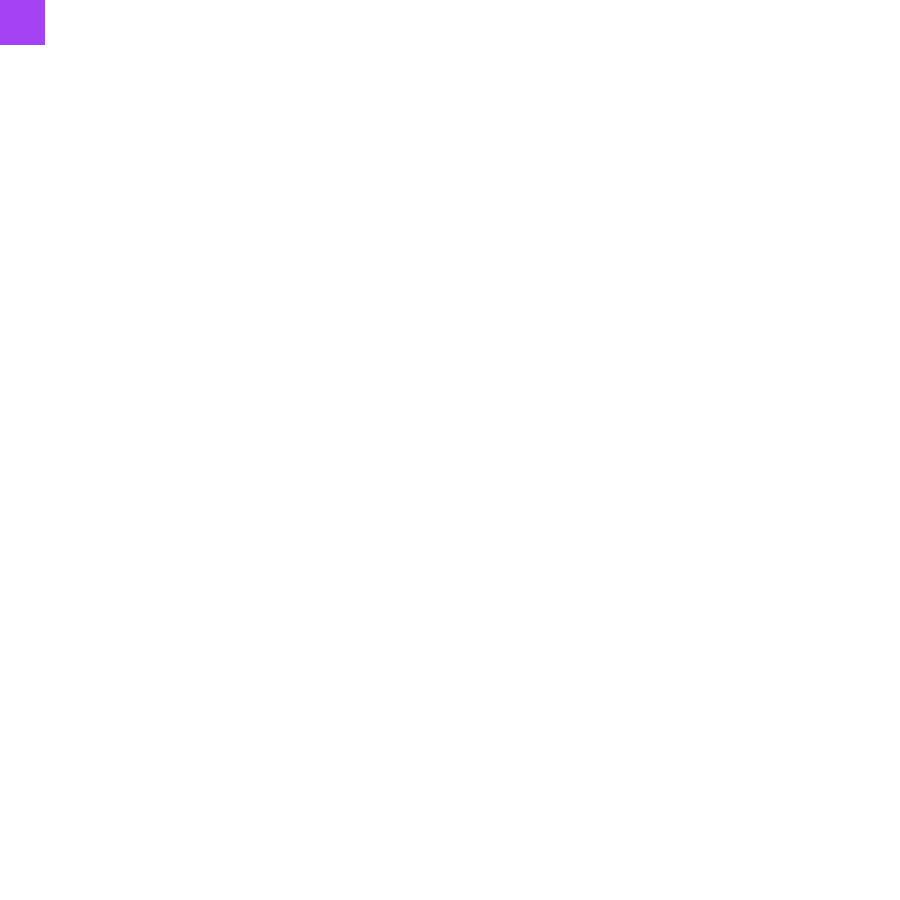
Frame 1 (no input)
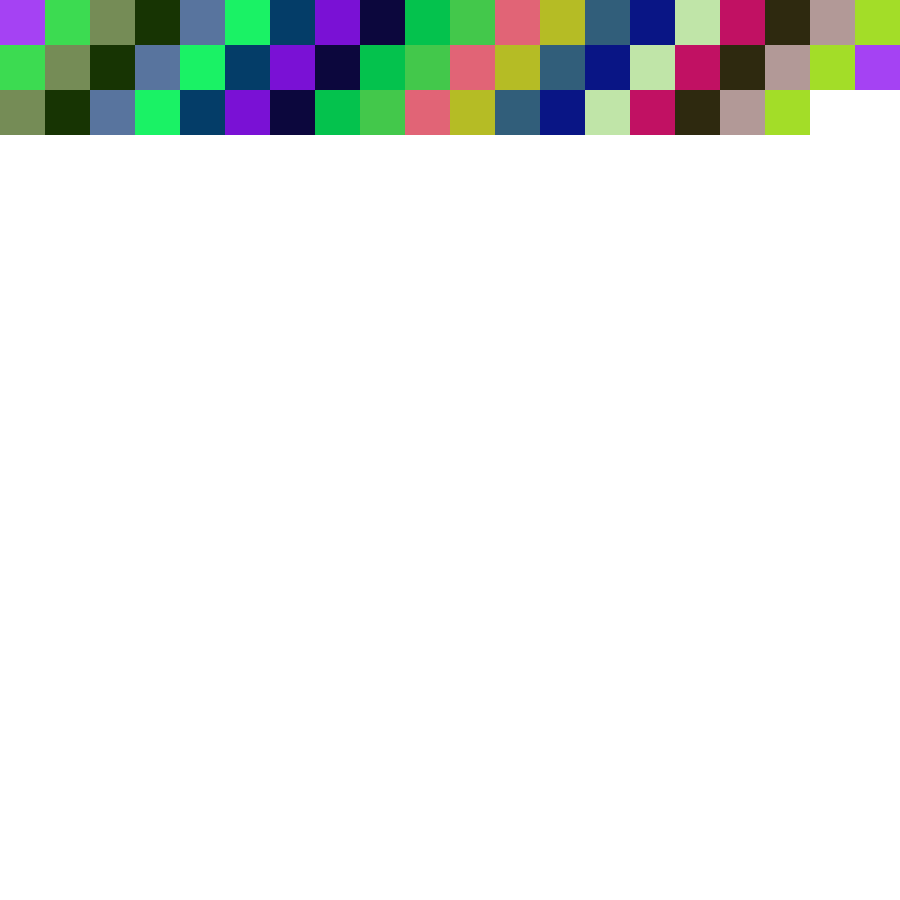
Frame 60 (the mouse pressed at the canvas centre just before this capture)
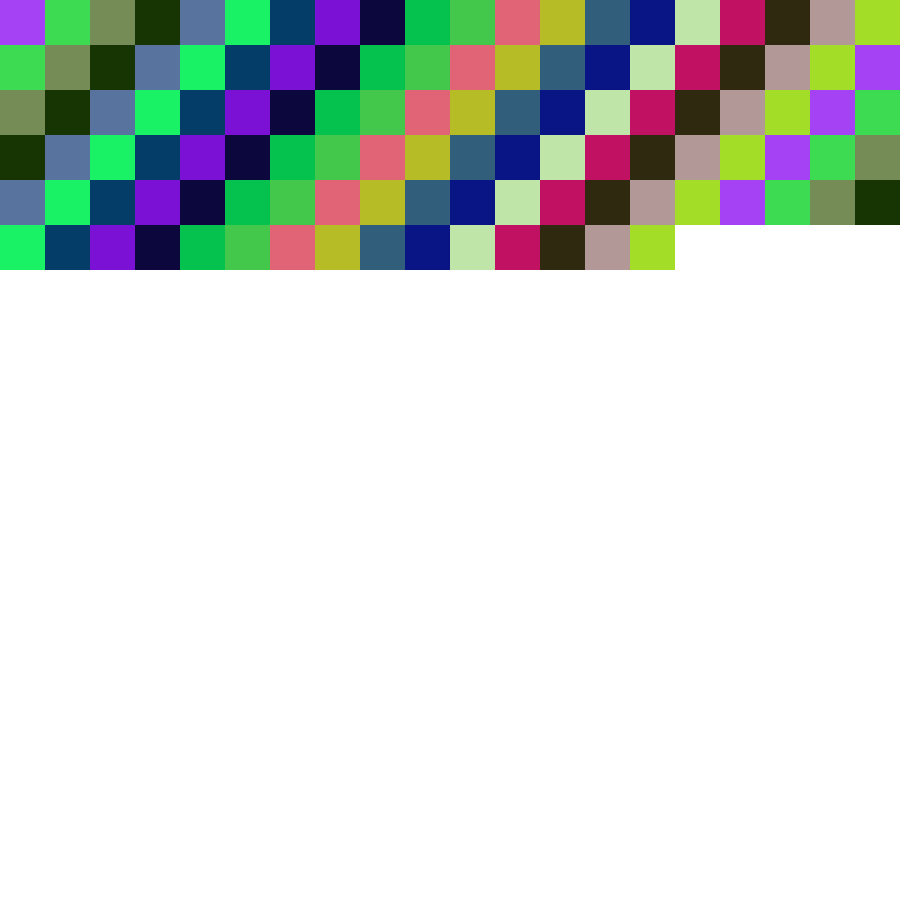
Frame 120 (the mouse held since frame 60 and released just before this capture)

The Processing sketch that drew these frames (run headless with seeded random() and noise(); from frame 60 on, the mouse is pressed at the canvas centre):

// Processing sketch: NinePatch
// ── NinePatch.pde
int i=0; //<>//
int x=0;
int y=0;
int number_x=20;
int number_y=20;
int rect_width;
int rect_height;
boolean MAX=true;
Integer Color[][] =new Integer[number_x][3];

void setup() {
  size(900, 900);
  noStroke();
  rect_width=width/number_x;
  rect_height=height/number_y;
  background(#ffffff);

  for (; i<number_x; i++) {
    Color[i][0]=(int)(random(256));
    Color[i][1]=(int)(random(256));
    Color[i][2]=(int)(random(256));
  }
  i=0;
}
void draw() {
  if (i>number_x-1) {
    i=0;
    ;
  } else {
  }
vertica:
  while (y<height) {
  sideline:
    while (x<width) {
      fill(Color[i][0], Color[i][1], Color[i][2]);
      i++;
      rect(x, y, rect_width, rect_height);
      x=x+rect_width;
      delay(100);
      return;
    }
    x=0;
    y=y+rect_height;
    i++;
    return;
  }
  //background(#ffffff);
  delay(5000);
  x=0;
  y=0;
}
